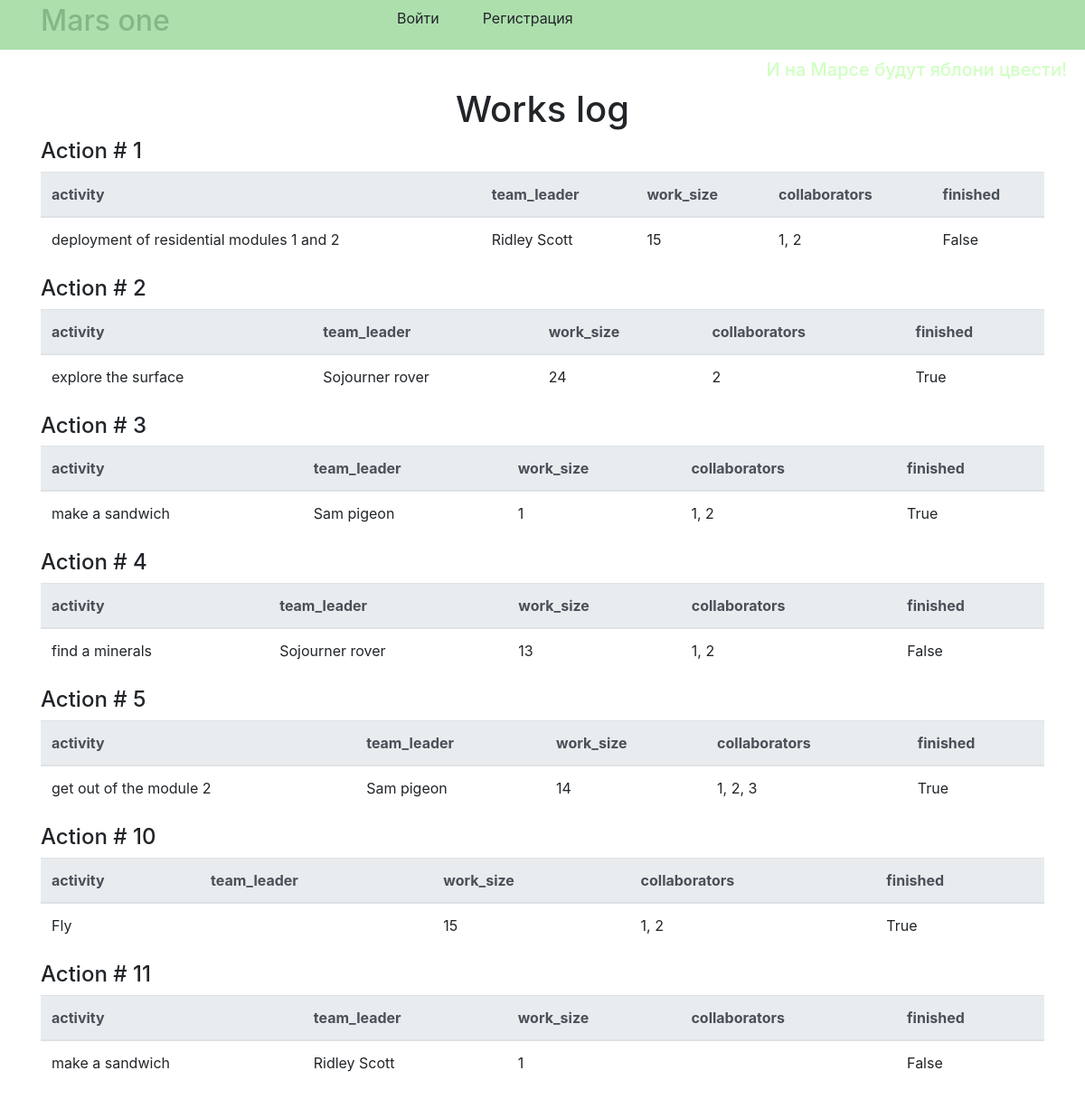
Before: / with the older database file.
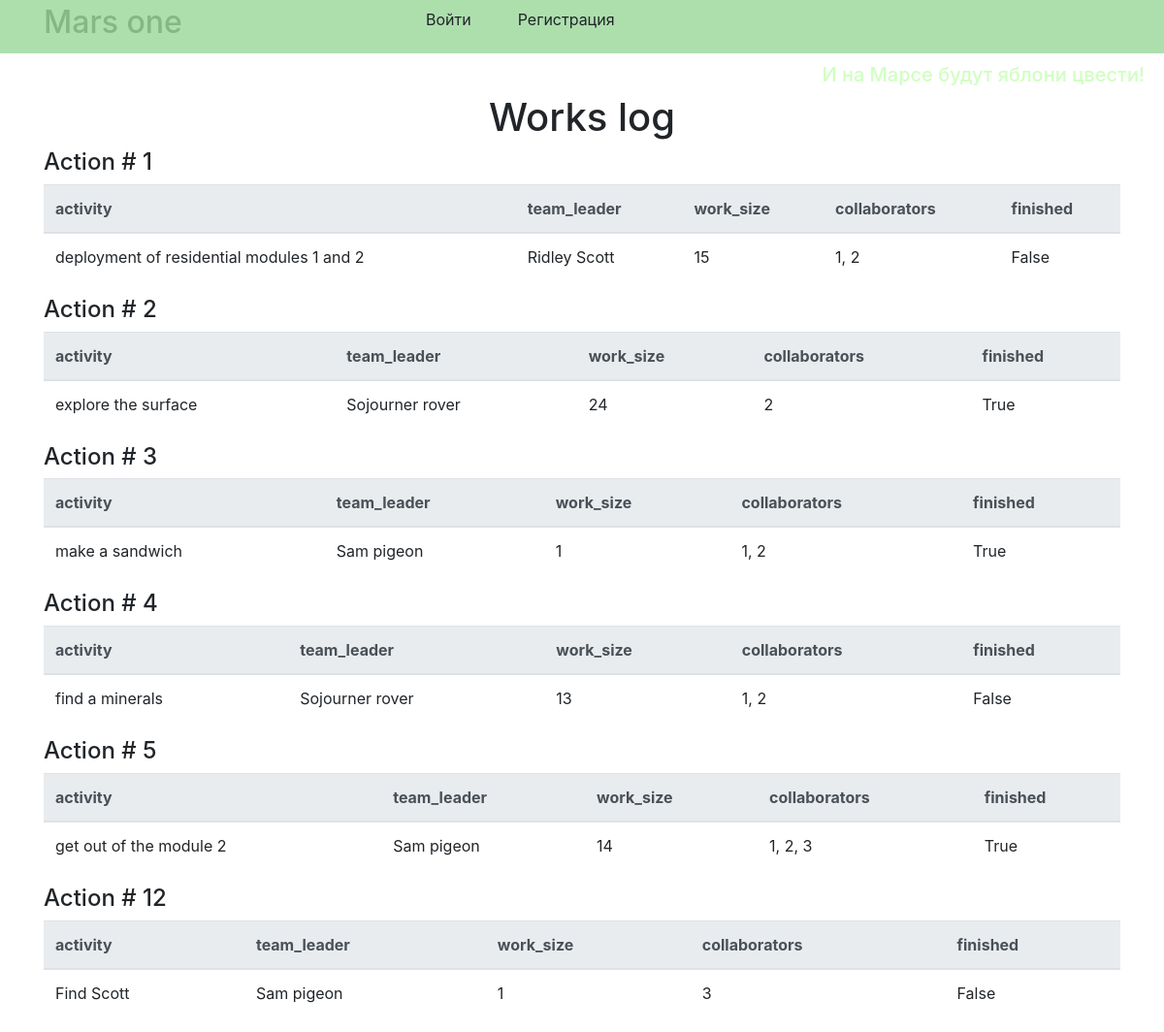
After: the same page with the newer database file.
### data/jobs.py (models this page shows)
class Job(SqlAlchemyBase, SerializerMixin):
    __tablename__ = 'jobs'
    id = sqlalchemy.Column(sqlalchemy.Integer,
                           primary_key=True, autoincrement=True)
    team_leader = sqlalchemy.Column(sqlalchemy.Integer,
                                    sqlalchemy.ForeignKey("users.id"))
    job = sqlalchemy.Column(sqlalchemy.String, nullable=True)
    work_size = sqlalchemy.Column(sqlalchemy.Integer, nullable=True)
    collaborators = sqlalchemy.Column(sqlalchemy.String, nullable=True)
    start_date = sqlalchemy.Column(sqlalchemy.String, nullable=True)
    end_date = sqlalchemy.Column(sqlalchemy.String, nullable=True)
    is_finished = sqlalchemy.Column(sqlalchemy.Boolean, default=False)
    user = orm.relation('User')

### data/users.py (models this page shows, shortened)
class User(SqlAlchemyBase, SerializerMixin, UserMixin):
    __tablename__ = 'users'
    id = sqlalchemy.Column(sqlalchemy.Integer,
                           primary_key=True, autoincrement=True)
    surname = sqlalchemy.Column(sqlalchemy.String, nullable=True)
    name = sqlalchemy.Column(sqlalchemy.String, nullable=True)
    age = sqlalchemy.Column(sqlalchemy.Integer, nullable=True)
    position = sqlalchemy.Column(sqlalchemy.String, nullable=True)
    speciality = sqlalchemy.Column(sqlalchemy.String, nullable=True)
    address = sqlalchemy.Column(sqlalchemy.String, nullable=True)
    email = sqlalchemy.Column(sqlalchemy.String,
                              index=True, unique=True, nullable=True)
    hashed_password = sqlalchemy.Column(sqlalchemy.String, nullable=True)
    modified_date = sqlalchemy.Column(sqlalchemy.DateTime,
                                      default=datetime.datetime.now)
    jobs = orm.relation("Job", back_populates='user')

### main.py (the view)
@app.route("/")
def index():
    session = db_session.create_session()
    jobs = session.query(Job).all()
    return render_template("index.html", jobs=jobs)

### data/db_session.py (called while the page is built)
def create_session() -> Session:
    global __factory
    return __factory()

### templates/index.html (shortened to what this page needs)
{% extends "base.html" %}
{% block content %}
<div class="text text-center"><h1>Works log</h1></div>
{% for job in jobs %}
    <h4>Action # {{ job.id }}</h4>
    <table class="table">
      <thead class="thead-light">
        <tr>
          <th scope="col">activity</th>
          <th scope="col">team_leader</th>
          <th scope="col">work_size</th>
          <th scope="col">collaborators</th>
          <th scope="col">finished</th>
        </tr>
      </thead>
      <tbody>
        <tr>
          <td>{{ job.job }}</td>
          <td>{{ job.user.name }} {{ job.user.surname }}</td>
          <td>{{ job.work_size }}</td>
          <td>{{ job.collaborators }}</td>
          <td>{{ job.is_finished }}</td>
        </tr>
      </tbody>
    </table>
{% endfor %}
{% endblock %}

### templates/base.html (shortened to what this page needs)
<!DOCTYPE html>
<html lang="en">
<head>
    <link rel="stylesheet"
          href="https://maxcdn.bootstrapcdn.com/bootstrap/4.4.1/css/bootstrap.min.css">
    <link rel="stylesheet" type="text/css" href="{{ url_for('static', filename='css/style.css') }}" />
    </head>
    <body>
    <header class="flex-container">
        <div class="container">
            <div class="row no-gutters">
                <div class="col-md-4">
                    <div class="color-text-title"><h2>Mars one</h2></div>
                </div>
                <div class="col-auto">
                    <div class="flex-item">
                        {% if current_user.is_authenticated %}
                            <ul class="nav">
                                <li class="nav-item">
                                    <a class="dropdown-item" href="/logout">Выйти</a>
                                </li>
                                <li class="nav-item">
                                    <a class="dropdown-item" href="/add_job">добавить работу</a>
                                </li>
                                <li class="nav-item">
                                    <a class="dropdown-item" href="/">{{ current_user.name }} {{ current_user.surname }}</a>
                                </li>
                            </ul>
                        {% else %}
                            <ul class="nav">
                                <li class="nav-item">
                                    <a class="dropdown-item" href="/login">Войти</a>
                                </li>
                                <li class="nav-item">
                                    <a class="dropdown-item" href="/register">Регистрация</a>
                                </li>
                           </ul>
                        {% endif %}
                    </div>
                </div>
            </div>
        </div>
    </header>
    <div class="color-text">
        <h5>И на Марсе будут яблони цвести!</h5>
        </div>
    <main role="main" class="container">
        {% block content %}{% endblock %}
    </main>
    </body>
</html>

### static/css/style.css (style rules this page uses)
.color-text { color: #cfffc0; text-align: right; padding-right: 20px; }
.color-text-title { color: #85b686 }
header { width: display; height: 55px; background-color: #addfad; margin-bottom: 10px; }
.flex-container { display: -webkit-flex; -webkit-justify-content: space-between; display: flex; justify-content: space-between; align-items: center; }
.flex-item { -webkit-flex-grow: 1; flex-grow: 1; }

Changed rows visible on the page:
removed Job: id "10", job "Fly", work_size "15", collaborators "1, 2", is_finished "True"
removed Job: id "11", job "make a sandwich", user.name "Ridley", user.surname "Scott", work_size "1", is_finished "False"
added Job: id "12", job "Find Scott", user.name "Sam", user.surname "pigeon", work_size "1", collaborators "3", is_finished "False"
